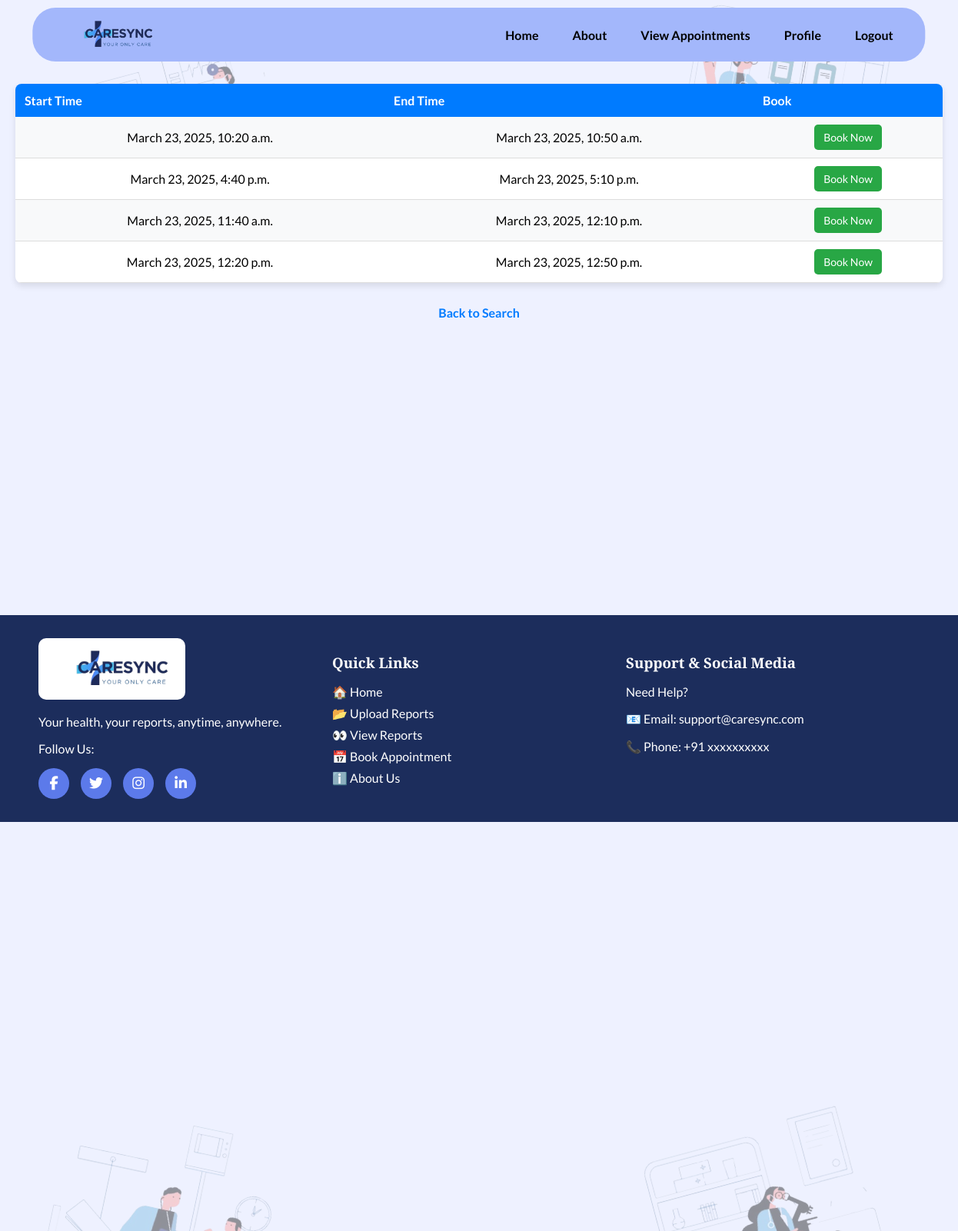
Screenshot of /doctor-slots/1/ (signed in) with the database file from the repository.
### doctor/models.py (models this page shows, shortened)
class Slot(models.Model):
    STATUS_CHOICES = [
        ('available', 'Available'),
        ('booked', 'Booked'),
        ('closed', 'Closed'),
    ]
    doctor = models.ForeignKey(settings.AUTH_USER_MODEL, on_delete=models.CASCADE)
    start_time = models.DateTimeField()
    end_time = models.DateTimeField()
    status = models.CharField(max_length=10, choices=STATUS_CHOICES, default='available')
    booked_by = models.ForeignKey(settings.AUTH_USER_MODEL, on_delete=models.SET_NULL, null=True, blank=True, related_name="booked_slots")

### home/views.py (the view)
# urls.py: path('doctor-slots/<int:doctor_id>/', views.view_doctor_slots, name='view_doctor_slots'),
@login_required
def view_doctor_slots(request, doctor_id):
    doctor = get_object_or_404(Doctor, id=doctor_id)
    slots = Slot.objects.filter(doctor=doctor.user, status='available')  # Fetch available slots
    return render(request, 'doctor_slots.html', {'doctor': doctor, 'slots': slots})

### home/templates/doctor_slots.html (shortened to what this page needs)
{% extends "base.html" %}
{% block content %}
{% load static %}
<img src="{% static 'images/g-3.png' %}" class="bg-image bottom-left" alt="Background 3">
<img src="{% static 'images/g-4.png' %}" class="bg-image bottom-right" alt="Background 4">
<h2>Available Slots for Dr. {{ doctor.user.username }}</h2>
{% if slots %}
<table class="slots-table">
    <tr>
        <th class="slots-header">Start Time</th>
        <th class="slots-header">End Time</th>
        <th class="slots-header">Book</th>
    </tr>
    {% for slot in slots %}
    <tr class="slots-row">
        <td class="slots-data">{{ slot.start_time }}</td>
        <td class="slots-data">{{ slot.end_time }}</td>
        <td class="slots-data">
            <a href="{% url 'book_slot' slot.id %}" class="book-now-link">Book Now</a>
        </td>
    </tr>
    {% endfor %}
</table>
{% else %}
<p>No available slots for this doctor.</p>
{% endif %}
<br>
<a href="{% url 'book_appointment' %}" class="back-link">Back to Search</a>
{% endblock %}

### static/css/base.css (style rules this page uses)
:root { --primary-color: #A3B7FB; --secondary-color: #1C2D5C; --text-color: #000000; --light-text: #ffffff; --accent-color: #5C7AEA; --hover-color: #4A69C6; --button-bg: #5C7AEA; --button-hover: #4A69C6; }
body { font-family: 'Lato', sans-serif; margin: 0; padding: 0; background: #EEF1FF; color: var(--text-color); display: flex; flex-direction: column; min-height: 100vh; overflow-x: hidden; }

### home/templates/doctor_slots.html (style rules this page uses)
.slots-table { width: 100%; border-collapse: collapse; margin-top: 20px; background-color: #fff; border-radius: 8px; overflow: hidden; box-shadow: 0px 4px 8px rgba(0, 0, 0, 0.1); }
.slots-header { background-color: #007bff; color: white; text-align: left; padding: 12px; font-size: 16px; font-weight: bold; }
.slots-row:nth-child(even) { background-color: #f8f9fa; }
.slots-data { padding: 10px; border-bottom: 1px solid #ddd; text-align: center; }
.book-now-link { display: inline-block; text-decoration: none; background-color: #28a745; color: white; padding: 8px 12px; border-radius: 5px; transition: 0.3s; font-size: 14px; }
.back-link { display: inline-block; margin-top: 10px; text-decoration: none; color: #007bff; font-weight: bold; }
.bg-image { position: absolute; width: 37vw; height: auto; opacity: 0.4; transform-origin: center; z-index: -1; }
.bg-image.bottom-left { bottom: -10%; left: 0; transform: rotate(12deg); }
.bg-image.bottom-right { bottom: -10%; right: 0; transform: rotate(-15deg); }

### rows the page displays
Slot: start_time "March 23, 2025, 10:20 a.m.", end_time "March 23, 2025, 10:50 a.m."
Slot: start_time "March 23, 2025, 4:40 p.m.", end_time "March 23, 2025, 5:10 p.m."
Slot: start_time "March 23, 2025, 11:40 a.m.", end_time "March 23, 2025, 12:10 p.m."
Slot: start_time "March 23, 2025, 12:20 p.m.", end_time "March 23, 2025, 12:50 p.m."
